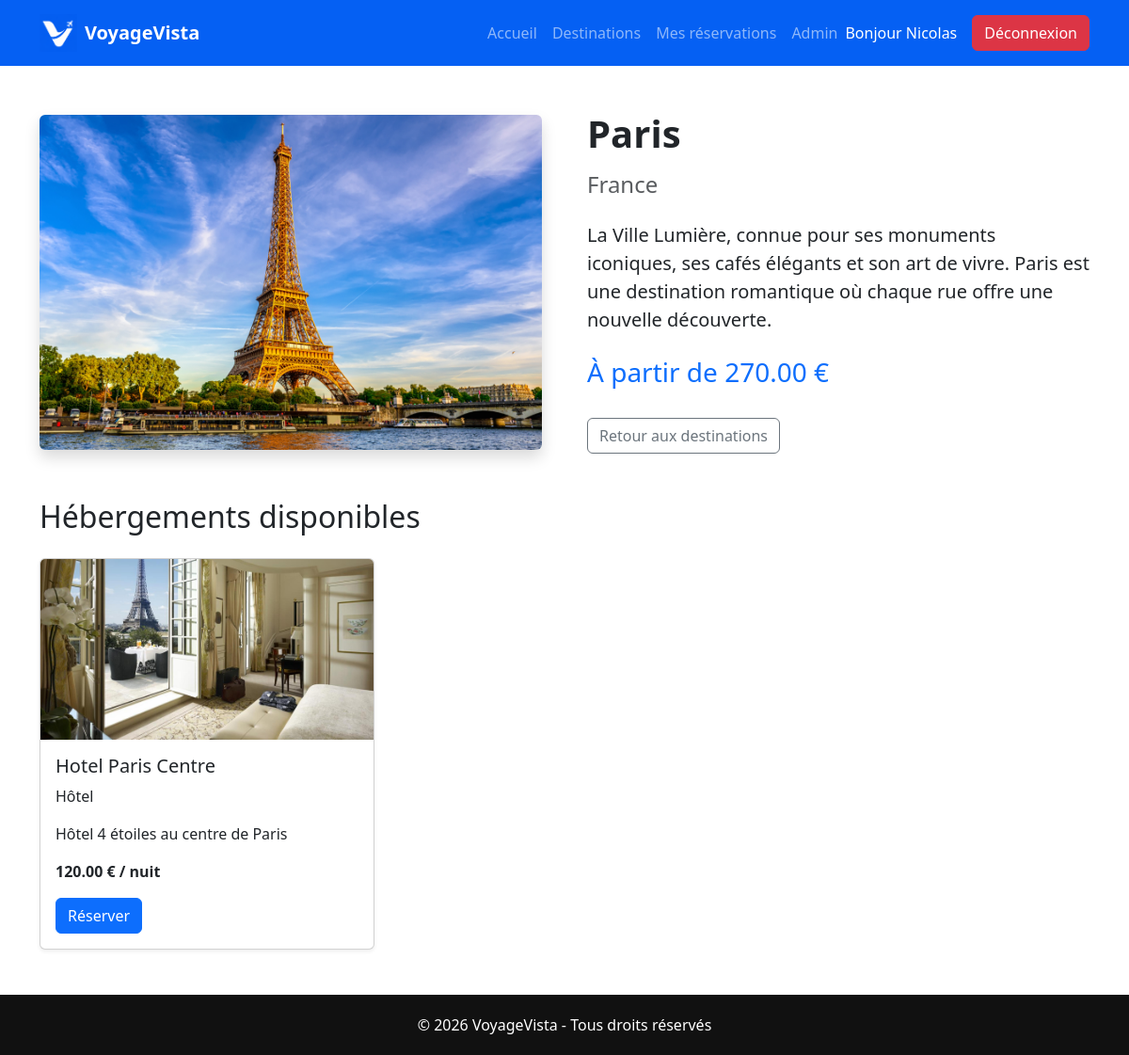
The app's page /destination.php?id=11 (signed in) with its own data.
### tables this page shows
CREATE TABLE `destinations` (
  `id` int(11) NOT NULL,
  `name` varchar(150) NOT NULL,
  `country` varchar(150) NOT NULL,
  `description` text NOT NULL,
  `image` varchar(255) NOT NULL,
  `price` decimal(10,2) NOT NULL,
  `created_at` timestamp NOT NULL DEFAULT CURRENT_TIMESTAMP
);

CREATE TABLE `accommodations` (
  `id` int(11) NOT NULL,
  `destination_id` int(11) NOT NULL,
  `name` varchar(100) NOT NULL,
  `type` varchar(50) DEFAULT NULL,
  `description` text,
  `price_per_night` decimal(10,2) DEFAULT NULL,
  `image` varchar(255) DEFAULT NULL
);

### models/destinationModel.php (called while the page is built, shortened)
<?php
require_once __DIR__ . "/../config/database.php";
function getDestinationById($id) {
    global $pdo;
    $stmt = $pdo->prepare(
        "SELECT * FROM destinations
         WHERE id = ?"
    );
    $stmt->execute([$id]);
    return $stmt->fetch();
};
?>

### models/accommodationModel.php (called while the page is built, shortened)
<?php
require_once __DIR__ . "/../config/database.php";
function getAccommodationsByDestination(
    $destinationId
) {
    global $pdo;
    $stmt = $pdo->prepare(
        "SELECT *
         FROM accommodations
         WHERE destination_id = ?"
    );
    $stmt->execute([$destinationId]);
    return $stmt->fetchAll();
}

### destination.php (the view, shortened to what this page needs)
<?php
require_once __DIR__ . "/models/destinationModel.php";
require_once __DIR__ . "/models/accommodationModel.php";
$id = intval($_GET["id"]);
$destination = getDestinationById($id);
$accommodations =
    getAccommodationsByDestination(
        $destination["id"]
    );
?>
<!DOCTYPE html>
<html lang="fr">
<head>
    <link rel="stylesheet"
          href="assets/css/bootstrap.min.css">
    <link rel="stylesheet"
          href="assets/css/style.css">
</head>
<body>
    <?php include __DIR__ . '/includes/navbar.php'; ?>
    <section class="container my-5">
        <div class="row g-5 align-items-center">
            <div class="col-md-6">
                <img src="assets/images/<?= $destination["image"]; ?>"
                     class="img-fluid rounded shadow"
                     alt="<?= $destination["name"]; ?>">
            </div>
            <div class="col-md-6">
                <h1 class="fw-bold mb-3">
                    <?= $destination["name"]; ?>
                </h1>
                <h4 class="text-muted mb-4">
                    <?= $destination["country"]; ?>
                </h4>
                <p class="lead">
                    <?= $destination["description"]; ?>
                </p>
                <h3 class="text-primary mt-4">
                    À partir de
                    <?= $destination["price"]; ?> €
                </h3>
                <a href="destinations.php"
                   class="btn btn-outline-secondary mt-4">
                    Retour aux destinations
                </a>
            </div>
        </div>
        <h2 class="mt-5 mb-4">
            Hébergements disponibles
        </h2>
        <div class="row g-4">
            <?php foreach($accommodations as $hotel): ?>
                <div class="col-md-4">
                    <div class="card h-100 shadow-sm">
                        <img src="assets/images/<?= $hotel["image"]; ?>"
                            class="card-img-top">
                        <div class="card-body">
                            <h5>
                                <?= $hotel["name"]; ?>
                            </h5>
                            <p>
                                <?= $hotel["type"]; ?>
                            </p>
                            <p>
                                <?= $hotel["description"]; ?>
                            </p>
                            <p class="fw-bold">
                                <?= $hotel["price_per_night"]; ?> €
                                / nuit
                            </p>
                            <?php if(isset($_SESSION["user_id"])): ?>
                                <a href="reservations/book.php?accommodation_id=<?= $hotel["id"]; ?>"
                                class="btn btn-primary">
                                    Réserver
                                </a>
                            <?php endif; ?>
                        </div>
                    </div>
                </div>
            <?php endforeach; ?>
        </div>
    </section>
    <?php include __DIR__ . '/includes/footer.php'; ?>
</body>
</html>

### records on screen
destinations: image+name (picture), name "Paris", country "France", description "La Ville Lumière, connue pour ses monuments iconiques, ses cafés élégants et son art de vivre. Paris est une destination romantique où chaque rue offre une nouvelle découverte.", price "270.00"
accommodations: image (picture), name "Hotel Paris Centre", type "Hôtel", description "Hôtel 4 étoiles au centre de Paris", price_per_night "120.00"

### other values on screen
$_SESSION["user_name"] "Nicolas"
